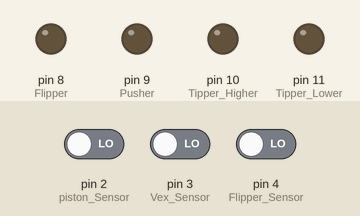
The sketch below on a simulated Arduino Uno, built with avr-gcc and run on an emulated ATmega328P. On the bench: output pins drawn as LEDs (lit = HIGH). The test bench sets the inputs (shaded band); at power-on: pin 3 (Vex_Sensor) LOW, pin 2 (piston_Sensor) LOW, pin 4 (Flipper_Sensor) LOW.

Above: at 2.2 s.
2.3 s: pin 3 (Vex_Sensor) driven HIGH
At 2.6 s:
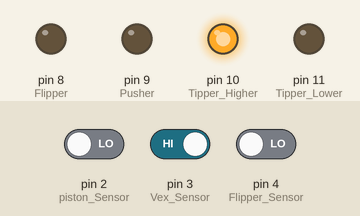
3.8 s: pin 2 (piston_Sensor) driven HIGH
At 4.6 s:
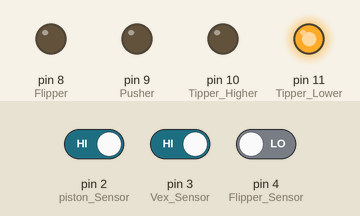
Timing chart, 0 to 6.8 s (numbered marks = the images above; inputs shaded):
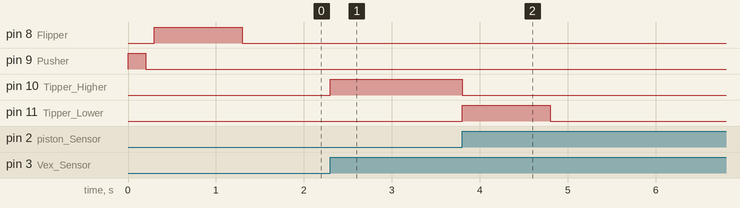

Measured:
- after the input at 2.3 s, pin 10 (Tipper_Higher): LOW → HIGH at once
- after the input at 3.8 s, pin 10 (Tipper_Higher): HIGH → LOW at once; pin 11 (Tipper_Lower): LOW → HIGH at once, → LOW 1.0 s later

The sketch:

Ball_Machine_Number2.ino
```cpp
int pistonPin = 0;
int vexPin = 0;
int flipperPin = 0;

void setup() {
  // put your setup code here, to run once:
  Serial.begin(9600);
  pinMode(8,OUTPUT); //Flipper
  pinMode(9,OUTPUT); //Pusher
  pinMode(10,OUTPUT); //Tipper Higher
  pinMode(11,OUTPUT); //Tipper Lower
  pinMode(2, INPUT); //piston Sensor
  pinMode(3, INPUT); //Vex Sensor
  pinMode(4, INPUT); //Flipper Sensor
}

void loop() {
  // put your main code here, to run repeatedly:
  state1();
  state2();
  state3();
}

void state1()
{
  digitalWrite(9, HIGH);
  delay(200);
  digitalWrite(9, LOW);
  delay(100);
  digitalWrite(8, HIGH);
  delay(1000);
  digitalWrite(8, LOW);
  delay(100);
}

void state2()
{
  while(vexPin==LOW)
  {
    vexPin = digitalRead(3);
    delay(1);
  }
  vexPin=0;
  digitalWrite(10, HIGH);
  digitalWrite(11, LOW);
  while(pistonPin==LOW)
  {
    pistonPin = digitalRead(2);
    delay(1);
  }
  pistonPin=0;
  digitalWrite(11, HIGH);
  digitalWrite(10,LOW);
  delay(1000);
  digitalWrite(11, LOW);
}

void state3()
{
  while(flipperPin==LOW)
  {
    flipperPin = digitalRead(4);
    delay(1);
  }
  flipperPin=0;
}
```
